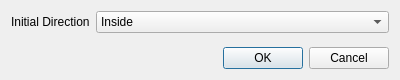
<?xml version="1.0" encoding="UTF-8"?>
<ui version="4.0">
 <class>EdgeDirectionParametersDialog</class>
 <widget class="QDialog" name="EdgeDirectionParametersDialog">
  <property name="windowModality">
   <enum>Qt::ApplicationModal</enum>
  </property>
  <property name="geometry">
   <rect>
    <x>0</x>
    <y>0</y>
    <width>400</width>
    <height>80</height>
   </rect>
  </property>
  <property name="minimumSize">
   <size>
    <width>400</width>
    <height>80</height>
   </size>
  </property>
  <property name="windowTitle">
   <string>Edge Direction Parameters</string>
  </property>
  <layout class="QGridLayout" name="gridLayout">
   <item row="0" column="0">
    <layout class="QFormLayout" name="formLayout">
     <item row="0" column="0">
      <widget class="QLabel" name="initialDirectionLabel">
       <property name="text">
        <string>Initial Direction</string>
       </property>
      </widget>
     </item>
     <item row="0" column="1">
      <widget class="QComboBox" name="initialDirectionComboBox">
       <item>
        <property name="text">
         <string>Inside</string>
        </property>
       </item>
       <item>
        <property name="text">
         <string>Outside</string>
        </property>
       </item>
      </widget>
     </item>
    </layout>
   </item>
   <item row="1" column="0">
    <widget class="QDialogButtonBox" name="buttonBox">
     <property name="orientation">
      <enum>Qt::Horizontal</enum>
     </property>
     <property name="standardButtons">
      <set>QDialogButtonBox::Cancel|QDialogButtonBox::Ok</set>
     </property>
    </widget>
   </item>
  </layout>
 </widget>
 <resources/>
 <connections>
  <connection>
   <sender>buttonBox</sender>
   <signal>accepted()</signal>
   <receiver>EdgeDirectionParametersDialog</receiver>
   <slot>accept()</slot>
   <hints>
    <hint type="sourcelabel">
     <x>248</x>
     <y>254</y>
    </hint>
    <hint type="destinationlabel">
     <x>157</x>
     <y>274</y>
    </hint>
   </hints>
  </connection>
  <connection>
   <sender>buttonBox</sender>
   <signal>rejected()</signal>
   <receiver>EdgeDirectionParametersDialog</receiver>
   <slot>reject()</slot>
   <hints>
    <hint type="sourcelabel">
     <x>316</x>
     <y>260</y>
    </hint>
    <hint type="destinationlabel">
     <x>286</x>
     <y>274</y>
    </hint>
   </hints>
  </connection>
 </connections>
</ui>
